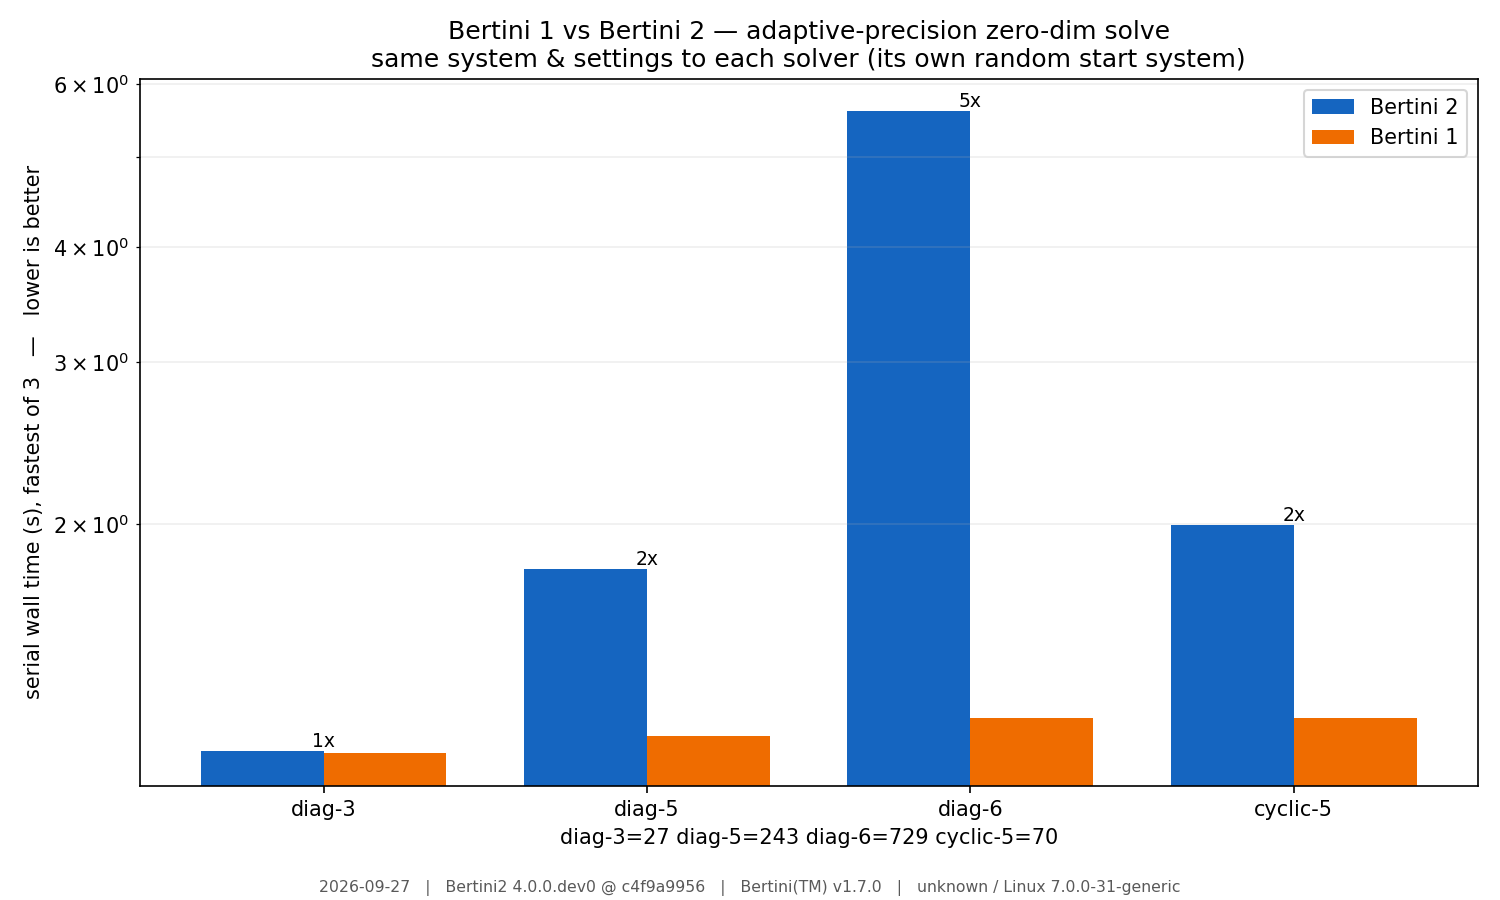

Python code for this plot:
"""Benchmark Bertini 2 against Bertini 1 on the same systems, and plot the wall-time comparison.

The fair way to compare two solvers is to hand them the *same problem*: we build each system once in
pybertini and emit it as a Bertini-1 classic input with ``System.to_classic_input(...)``, so both
solvers get identical equations and identical tracking settings (precision mode, predictor,
tolerances, step cadence).  Each solver then builds its own random start system and solves; we time
the solver subprocess only (never parsing/IO) and take the fastest of a few repeats.

This is the same idea as ``benchmark/comparison/run_comparison.py`` (the maintained harness, which also
sweeps MPI ranks and appends a committed history.csv); here it is a small self-contained script whose
crescendo is a plot.

Run (needs matplotlib; Bertini 1 optional)::

    python python/examples/b1_vs_b2_timing.py \
        --bertini2 ./build/core/bertini2 --bertini1 /usr/local/bin/bertini
"""
import argparse
import datetime
import os
import platform
import shutil
import subprocess
import sys
import tempfile
import time

import numpy as np
import bertini as pb


def _first_nonempty_version_line(exe):
    if not exe:
        return "n/a"
    try:
        out = subprocess.run([os.path.abspath(exe), "--version"], capture_output=True, text=True, timeout=15)
        for line in (out.stdout + out.stderr).splitlines():
            if line.strip():
                return line.strip()[:60]
    except Exception:
        pass
    return "unknown"


def provenance(b2_exe, b1_exe):
    """Record WHAT was timed and WHERE, so the numbers can be refreshed and stay interpretable."""
    here = os.path.dirname(os.path.abspath(__file__))
    try:
        commit = subprocess.run(["git", "-C", here, "rev-parse", "--short", "HEAD"],
                                capture_output=True, text=True).stdout.strip()
    except Exception:
        commit = ""
    cpu = platform.processor() or "unknown"
    try:
        if platform.system() == "Darwin":
            cpu = subprocess.run(["sysctl", "-n", "machdep.cpu.brand_string"],
                                 capture_output=True, text=True).stdout.strip() or cpu
    except Exception:
        pass
    b2 = _first_nonempty_version_line(b2_exe) + (" @ " + commit if commit else "")
    return {"date": datetime.date.today().isoformat(),
            "b2": b2,
            "b1": _first_nonempty_version_line(b1_exe),
            "machine": "{} / {} {}".format(cpu, platform.system(), platform.release())}


def diagonal(n):
    """x_i^3 - c_i = 0 : 3^n well-separated, well-conditioned roots (an easy warm-up family)."""
    primes = [2, 3, 5, 7, 11, 13, 17, 19, 23]
    x = pb.variables('x', n)
    s = pb.System()
    for i in range(n):
        s.add_function(x[i] ** 3 - primes[i])
    s.add_variable_group(pb.VariableGroup(x))
    return s


def cyclic(n):
    """The cyclic-n roots system (n=5: 70 finite solutions; the endgame-stressing case)."""
    x = pb.variables('x', n)
    w = list(x) + list(x)
    s = pb.System()
    for length in range(1, n):
        s.add_function(np.sum([np.prod(w[start:start + length]) for start in range(n)]))
    s.add_function(np.prod(x) - 1)
    s.add_variable_group(pb.VariableGroup(x))
    return s


SYSTEMS = [("diag-3", diagonal(3)), ("diag-5", diagonal(5)),
           ("diag-6", diagonal(6)), ("cyclic-5", cyclic(5))]


def solution_count(d):
    for name in ("finite_solutions", "nonsingular_solutions", "raw_solutions"):
        p = os.path.join(d, name)
        if os.path.exists(p):
            try:
                return int(open(p).readline().strip())
            except ValueError:
                pass
    return None


def time_solver(exe, input_text, repeats=3, timeout=600):
    """Fastest serial wall time (seconds) over `repeats` runs of `exe` on `input_text`; (time, count)."""
    best, count = float("inf"), None
    for _ in range(repeats):
        d = tempfile.mkdtemp()
        try:
            open(os.path.join(d, "input"), "w").write(input_text)
            env = dict(os.environ, BERTINI_NUM_THREADS="1")
            t0 = time.perf_counter()
            r = subprocess.run([os.path.abspath(exe), "input"], cwd=d, env=env,
                               stdout=subprocess.DEVNULL, stderr=subprocess.DEVNULL, timeout=timeout)
            dt = time.perf_counter() - t0
            if r.returncode == 0:
                best = min(best, dt)
                count = solution_count(d)
        finally:
            shutil.rmtree(d, ignore_errors=True)
    return (best if best < float("inf") else None), count


def make_plot(rows, prov, out_stem):
    import matplotlib
    matplotlib.use("Agg")
    import matplotlib.pyplot as plt

    names = [r["name"] for r in rows]
    t2 = [r["t2"] for r in rows]
    t1 = [r["t1"] for r in rows]
    xs = np.arange(len(names))
    w = 0.38

    fig, ax = plt.subplots(figsize=(10, 6))
    b2bars = ax.bar(xs - w / 2, t2, w, label="Bertini 2", color="#1565c0")
    have_b1 = any(v is not None for v in t1)
    if have_b1:
        b1vals = [v if v is not None else 0.0 for v in t1]
        ax.bar(xs + w / 2, b1vals, w, label="Bertini 1", color="#ef6c00")

    ax.set_yscale("log")
    ax.set_ylabel("serial wall time (s), fastest of 3   —   lower is better")
    ax.set_xticks(xs); ax.set_xticklabels(names)
    ax.set_title("Bertini 1 vs Bertini 2 — adaptive-precision zero-dim solve\n"
                 "same system & settings to each solver (its own random start system)")
    ax.legend()
    ax.grid(True, axis="y", which="both", alpha=0.2)

    # annotate the b2/b1 slowdown factor over each pair
    if have_b1:
        for xi, r in zip(xs, rows):
            if r["t1"]:
                ax.annotate("{:.0f}x".format(r["t2"] / r["t1"]),
                            xy=(xi, max(r["t2"], r["t1"])), ha="center", va="bottom", fontsize=9)
    # solution counts under the x labels
    ax.set_xlabel(" ".join("{}={}".format(r["name"], r["n2"]) for r in rows if r["n2"] is not None))

    # provenance — so the plot stays interpretable and can be refreshed as the library improves
    caption = ("{date}   |   {b2}   |   {b1}   |   {machine}").format(**prov)
    fig.text(0.5, 0.005, caption, ha="center", va="bottom", fontsize=7.5, color="0.35")

    fig.tight_layout(rect=(0, 0.03, 1, 1))
    svg, png = out_stem + ".svg", out_stem + ".png"
    fig.savefig(svg); fig.savefig(png, dpi=150)
    plt.close(fig)
    return svg, png


def main():
    ap = argparse.ArgumentParser()
    ap.add_argument("--bertini2", default="./build/core/bertini2")
    ap.add_argument("--bertini1", default=shutil.which("bertini"))
    ap.add_argument("--mptype", type=int, default=2)
    args = ap.parse_args()

    prov = provenance(args.bertini2, args.bertini1)
    print("  ".join("{}={}".format(k, v) for k, v in prov.items()))

    rows = []
    for name, system in SYSTEMS:
        txt = system.to_classic_input(mptype=args.mptype)
        t2, n2 = time_solver(args.bertini2, txt)
        t1, n1 = time_solver(args.bertini1, txt) if args.bertini1 else (None, None)
        rows.append(dict(name=name, t2=t2, n2=n2, t1=t1, n1=n1))
        print("{:9s} b2={:7.3f}s ({}) b1={} ({})".format(
            name, t2 or float("nan"), n2,
            "{:.3f}s".format(t1) if t1 else "n/a", n1))

    svg, png = make_plot(rows, prov, "b1_vs_b2_timing")
    print("wrote", svg, "\n      ", png)


if __name__ == "__main__":
    main()
